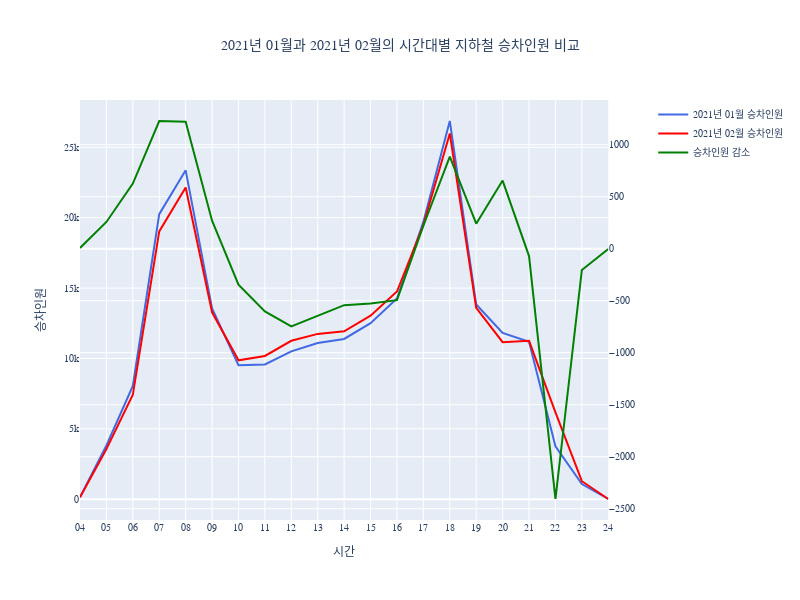

The code cell stored with this chart in its notebook:
### Markdown cell above
##### plotly

### Code cell
from plotly.subplots import make_subplots
import plotly.graph_objects as go

fig = go.Figure()
fig = make_subplots(specs=[[{'secondary_y': True}]])

fig.add_trace(go.Scatter(x=sub['time'], y= sub[ym1], mode='lines',name ='{0}년 {1}월 승차인원'.format(str(ym1)[:4],str(ym1)[4:6]),
                         line=dict(color='royalblue', width=2)), secondary_y=False)
fig.add_trace(go.Scatter(x=sub['time'], y= sub[ym2], mode='lines', name ='{0}년 {1}월 승차인원'.format(str(ym2)[:4],str(ym2)[4:6]),
                         line=dict(color='red', width=2)),secondary_y=False)
fig.add_trace(go.Scatter(x=sub['time'], y= sub['difference'], mode='lines', name ='승차인원 감소',
                         line=dict(color='green', width=2)), secondary_y=True)
fig.update_layout(title='{0}년 {1}월과 {2}년 {3}월의 시간대별 지하철 승차인원 비교'
                  .format(str(ym1)[:4],str(ym1)[4:6],str(ym2)[:4],str(ym2)[4:6]),
                  width=800,
                  height=600,
                  xaxis_title='시간',
                  yaxis_title='승차인원',
                  title_x=0.5,
                  font=dict(
                              family = 'Malgun Gothic',
                              size = 10))

fig.show()

### Figure 1 — Plotly figure (JSON) as saved in the notebook; plotly's stock layout.template omitted (floating-point values rounded to 4 significant figures)
{"data": [{"line": {"color": "royalblue", "width": 2}, "mode": "lines", "name": "2021년 01월 승차인원", "type": "scatter", "x": ["04", "05", "06", "07", "08", "09", "10", "11", "12", "13", "14", "15", "16", "17", "18", "19", "20", "21", "22", "23", "24"], "xaxis": "x", "y": [143.0, 3812.0, 8041.0, 20250.0, 23360.0, 13550.0, 9522.0, 9574.0, 10510.0, 11100.0, 11380.0, 12510.0, 14260.0, 19700.0, 26870.0, 13830.0, 11810.0, 11180.0, 3760.0, 1070.0, 11.8], "yaxis": "y"}, {"line": {"color": "red", "width": 2}, "mode": "lines", "name": "2021년 02월 승차인원", "type": "scatter", "x": ["04", "05", "06", "07", "08", "09", "10", "11", "12", "13", "14", "15", "16", "17", "18", "19", "20", "21", "22", "23", "24"], "xaxis": "x", "y": [135.8, 3555.0, 7415.0, 19020.0, 22140.0, 13280.0, 9868.0, 10180.0, 11250.0, 11740.0, 11920.0, 13030.0, 14750.0, 19480.0, 25980.0, 13590.0, 11150.0, 11250.0, 6167.0, 1275.0, 14.05], "yaxis": "y"}, {"line": {"color": "green", "width": 2}, "mode": "lines", "name": "승차인원 감소", "type": "scatter", "x": ["04", "05", "06", "07", "08", "09", "10", "11", "12", "13", "14", "15", "16", "17", "18", "19", "20", "21", "22", "23", "24"], "xaxis": "x", "y": [7.228, 256.9, 625.7, 1228.0, 1221.0, 268.9, -345.8, -602.5, -746.6, -645.2, -542.8, -527.6, -494.8, 220.7, 885.2, 240.7, 654.6, -70.98, -2407.0, -204.9, -2.243], "yaxis": "y2"}], "layout": {"font": {"family": "Malgun Gothic", "size": 10}, "height": 600, "title": {"text": "2021년 01월과 2021년 02월의 시간대별 지하철 승차인원 비교", "x": 0.5}, "width": 800, "xaxis": {"anchor": "y", "domain": [0, 0.94], "title": {"text": "시간"}}, "yaxis": {"anchor": "x", "domain": [0, 1], "title": {"text": "승차인원"}}, "yaxis2": {"anchor": "x", "overlaying": "y", "side": "right"}}}
